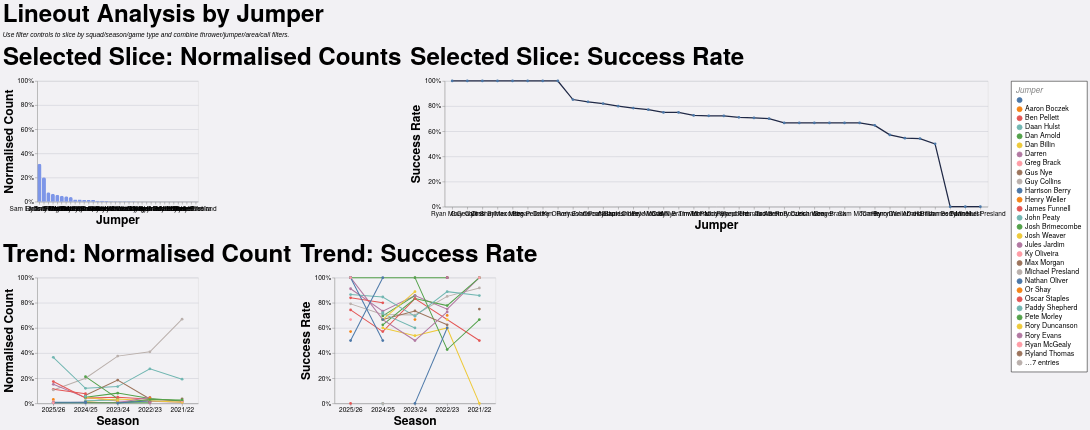

Vega-Lite specification for this chart:
### Vega-Lite specification from a JSON file in a GitHub repository (floating-point values rounded to 4 significant figures; data arrays with more than 128 entries replaced by an {"elided": "..."} marker saying what was removed)
{"config": {"axis": {"labelFont": "PT Sans Narrow, Helvetica Neue, Helvetica, Arial, sans-serif", "titleFont": "PT Sans Narrow, Helvetica Neue, Helvetica, Arial, sans-serif", "labelFontSize": 13, "titleFontSize": 24, "gridColor": "#202947", "gridOpacity": 0.2}, "text": {"font": "Lato, sans-serif"}, "bar": {"cornerRadiusEnd": 5}, "header": {"labelFont": "PT Sans Narrow, Helvetica Neue, Helvetica, Arial, sans-serif", "titleFont": "PT Sans Narrow, Helvetica Neue, Helvetica, Arial, sans-serif", "labelFontSize": 24, "titleFontSize": 28, "labelFontWeight": "bold", "orient": "left"}, "legend": {"labelFont": "PT Sans Narrow, Helvetica Neue, Helvetica, Arial, sans-serif", "titleFont": "PT Sans Narrow, Helvetica Neue, Helvetica, Arial, sans-serif", "labelFontSize": 14, "titleFontSize": 16, "titlePadding": 5, "fillColor": "white", "strokeColor": "black", "padding": 10, "titleFontWeight": "lighter", "titleFontStyle": "italic", "titleColor": "gray", "offset": 10}, "title": {"font": "PT Sans Narrow, Helvetica Neue, Helvetica, Arial, sans-serif", "fontSize": 48, "fontWeight": "bold", "anchor": "start", "align": "center", "titlePadding": 20, "subtitlePadding": 10, "subtitleFontSize": 13, "subtitleColor": "", "subtitleFontStyle": "italic", "offset": 15, "color": "black"}, "axisX": {"labelAngle": 0}, "facet": {"title": null, "header": null, "align": {"row": "each", "column": "each"}}, "resolve": {"scale": {"y": "independent", "facet": "independent"}}, "background": "#f2f1f4", "scale": {"offsetBandPaddingOuter": 0.2, "offsetBandPaddingInner": 0.1}}, "vconcat": [{"hconcat": [{"mark": {"type": "bar", "color": "#7d96e8"}, "encoding": {"tooltip": [{"field": "jumper", "title": "Jumper", "type": "nominal"}, {"field": "attempts", "format": ",.0f", "title": "Lineouts", "type": "quantitative"}, {"field": "share", "format": ".1%", "title": "Normalised Count", "type": "quantitative"}], "x": {"field": "jumper", "sort": "-y", "title": "Jumper", "type": "nominal"}, "y": {"axis": {"format": "%"}, "field": "share", "scale": {"domain": [0, 1]}, "title": "Normalised Count", "type": "quantitative"}}, "height": 240, "title": "Selected Slice: Normalised Counts", "transform": [{"filter": "(loSquad == 'All' || datum.squad == loSquad) && (loGameType == 'All' || (loGameType == 'League + Cup' && (datum.game_type == 'League' || datum.game_type == 'Cup')) || (loGameType == 'League only' && datum.game_type == 'League') || datum.game_type == loGameType) && (loOpposition == 'All' || datum.opposition == loOpposition) && (loThrower == 'All' || datum.thrower == loThrower) && (loJumper == 'All' || datum.jumper == loJumper) && (loArea == 'All' || datum.area == loArea) && (loNumbers == 'All' || datum.numbers == loNumbers) && (loCall == 'All' || datum.call == loCall) && (loCallType == 'All' || datum.call_type == loCallType)"}, {"filter": "(loSeason == 'All' || datum.season == loSeason)"}, {"aggregate": [{"op": "count", "as": "attempts"}, {"op": "sum", "field": "won", "as": "won"}], "groupby": ["jumper"]}, {"joinaggregate": [{"op": "sum", "field": "attempts", "as": "total_attempts"}]}, {"calculate": "datum.attempts / datum.total_attempts", "as": "share"}, {"calculate": "datum.won / datum.attempts", "as": "success_rate"}], "width": 320}, {"mark": {"type": "line", "color": "#202946", "point": true, "strokeWidth": 2.5}, "encoding": {"tooltip": [{"field": "jumper", "title": "Jumper", "type": "nominal"}, {"field": "won", "format": ",.0f", "title": "Won", "type": "quantitative"}, {"field": "attempts", "format": ",.0f", "title": "Lineouts", "type": "quantitative"}, {"field": "success_rate", "format": ".1%", "title": "Success Rate", "type": "quantitative"}], "x": {"field": "jumper", "sort": "-y", "title": "Jumper", "type": "nominal"}, "y": {"axis": {"format": "%"}, "field": "success_rate", "scale": {"domain": [0, 1]}, "title": "Success Rate", "type": "quantitative"}}, "height": 250, "title": "Selected Slice: Success Rate", "transform": [{"filter": "(loSquad == 'All' || datum.squad == loSquad) && (loGameType == 'All' || (loGameType == 'League + Cup' && (datum.game_type == 'League' || datum.game_type == 'Cup')) || (loGameType == 'League only' && datum.game_type == 'League') || datum.game_type == loGameType) && (loOpposition == 'All' || datum.opposition == loOpposition) && (loThrower == 'All' || datum.thrower == loThrower) && (loJumper == 'All' || datum.jumper == loJumper) && (loArea == 'All' || datum.area == loArea) && (loNumbers == 'All' || datum.numbers == loNumbers) && (loCall == 'All' || datum.call == loCall) && (loCallType == 'All' || datum.call_type == loCallType)"}, {"filter": "(loSeason == 'All' || datum.season == loSeason)"}, {"aggregate": [{"op": "count", "as": "attempts"}, {"op": "sum", "field": "won", "as": "won"}], "groupby": ["jumper"]}, {"joinaggregate": [{"op": "sum", "field": "attempts", "as": "total_attempts"}]}, {"calculate": "datum.attempts / datum.total_attempts", "as": "share"}, {"calculate": "datum.won / datum.attempts", "as": "success_rate"}], "width": {"step": 30}}], "spacing": 16}, {"hconcat": [{"mark": {"type": "line", "point": true, "strokeWidth": 2}, "encoding": {"color": {"field": "jumper", "title": "Jumper", "type": "nominal"}, "tooltip": [{"field": "season", "title": "Season", "type": "nominal"}, {"field": "jumper", "title": "Jumper", "type": "nominal"}, {"field": "attempts", "format": ",.0f", "title": "Lineouts", "type": "quantitative"}, {"field": "norm_count", "format": ".1%", "title": "Normalised Count", "type": "quantitative"}], "x": {"field": "season", "sort": "-x", "title": "Season", "type": "nominal"}, "y": {"axis": {"format": "%"}, "field": "norm_count", "scale": {"domain": [0, 1]}, "title": "Normalised Count", "type": "quantitative"}}, "height": 250, "title": "Trend: Normalised Count", "transform": [{"filter": "(loSquad == 'All' || datum.squad == loSquad) && (loGameType == 'All' || (loGameType == 'League + Cup' && (datum.game_type == 'League' || datum.game_type == 'Cup')) || (loGameType == 'League only' && datum.game_type == 'League') || datum.game_type == loGameType) && (loOpposition == 'All' || datum.opposition == loOpposition) && (loThrower == 'All' || datum.thrower == loThrower) && (loJumper == 'All' || datum.jumper == loJumper) && (loArea == 'All' || datum.area == loArea) && (loNumbers == 'All' || datum.numbers == loNumbers) && (loCall == 'All' || datum.call == loCall) && (loCallType == 'All' || datum.call_type == loCallType)"}, {"aggregate": [{"op": "count", "as": "attempts"}, {"op": "sum", "field": "won", "as": "won"}], "groupby": ["season", "jumper"]}, {"joinaggregate": [{"op": "sum", "field": "attempts", "as": "season_attempts"}], "groupby": ["season"]}, {"calculate": "datum.attempts / datum.season_attempts", "as": "norm_count"}, {"calculate": "datum.won / datum.attempts", "as": "success_rate"}], "width": 320}, {"mark": {"type": "line", "point": true, "strokeWidth": 2}, "encoding": {"color": {"field": "jumper", "title": "Jumper", "type": "nominal"}, "tooltip": [{"field": "season", "title": "Season", "type": "nominal"}, {"field": "jumper", "title": "Jumper", "type": "nominal"}, {"field": "won", "format": ",.0f", "title": "Won", "type": "quantitative"}, {"field": "attempts", "format": ",.0f", "title": "Lineouts", "type": "quantitative"}, {"field": "success_rate", "format": ".1%", "title": "Success Rate", "type": "quantitative"}], "x": {"field": "season", "sort": "-x", "title": "Season", "type": "nominal"}, "y": {"axis": {"format": "%"}, "field": "success_rate", "scale": {"domain": [0, 1]}, "title": "Success Rate", "type": "quantitative"}}, "height": 250, "title": "Trend: Success Rate", "transform": [{"filter": "(loSquad == 'All' || datum.squad == loSquad) && (loGameType == 'All' || (loGameType == 'League + Cup' && (datum.game_type == 'League' || datum.game_type == 'Cup')) || (loGameType == 'League only' && datum.game_type == 'League') || datum.game_type == loGameType) && (loOpposition == 'All' || datum.opposition == loOpposition) && (loThrower == 'All' || datum.thrower == loThrower) && (loJumper == 'All' || datum.jumper == loJumper) && (loArea == 'All' || datum.area == loArea) && (loNumbers == 'All' || datum.numbers == loNumbers) && (loCall == 'All' || datum.call == loCall) && (loCallType == 'All' || datum.call_type == loCallType)"}, {"aggregate": [{"op": "count", "as": "attempts"}, {"op": "sum", "field": "won", "as": "won"}], "groupby": ["season", "jumper"]}, {"joinaggregate": [{"op": "sum", "field": "attempts", "as": "season_attempts"}], "groupby": ["season"]}, {"calculate": "datum.attempts / datum.season_attempts", "as": "norm_count"}, {"calculate": "datum.won / datum.attempts", "as": "success_rate"}], "width": 320}], "spacing": 16}], "data": {"name": "data-4985c039c59c792a4440ce0b38e37db2"}, "params": [{"name": "loSquad", "value": "All"}, {"name": "loSeason", "value": "All"}, {"name": "loGameType", "value": "All"}, {"name": "loOpposition", "value": "All"}, {"name": "loThrower", "value": "All"}, {"name": "loJumper", "value": "All"}, {"name": "loArea", "value": "All"}, {"name": "loNumbers", "value": "All"}, {"name": "loCall", "value": "All"}, {"name": "loCallType", "value": "All"}], "spacing": 22, "title": {"text": "Lineout Analysis by Jumper", "subtitle": "Use filter controls to slice by squad/season/game type and combine thrower/jumper/area/call filters."}, "$schema": "https://vega.github.io/schema/vega-lite/v5.20.1.json", "datasets": {"data-4985c039c59c792a4440ce0b38e37db2": {"elided": "1254 records"}}}
